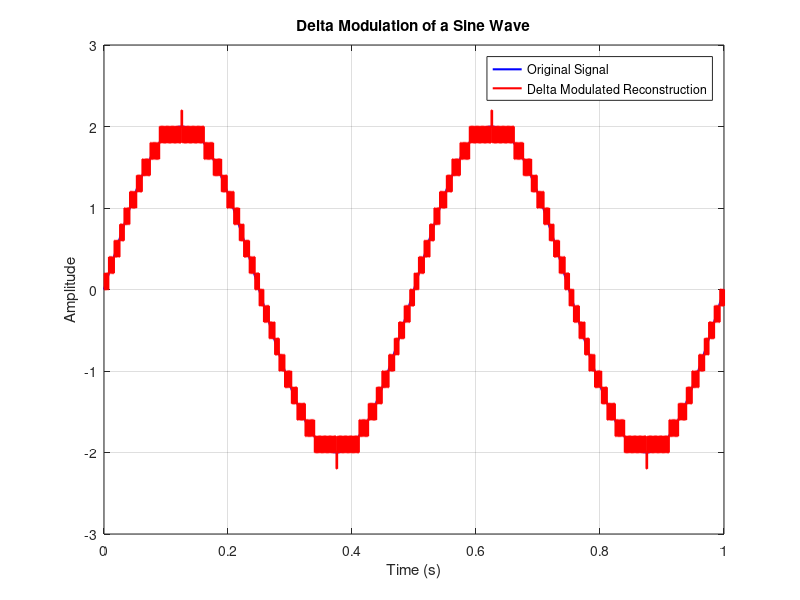

Source code (MATLAB):
clc;
clear;

% Parameters
fs = 1000;                    % Sampling frequency
t = 0:1/fs:1;     
Am =2;           % Time vector
x =  Am*sin(2*pi*2*t);           % Input signal (sine wave)
delta = 0.2;                 % Step size

% Initialization
x_dm = zeros(size(x));       % Delta modulated signal (reconstructed)
bitstream = zeros(size(x));  % Output bitstream (0 or 1)

for i = 2:length(x)
    if x(i) > x_dm(i-1)
        bitstream(i) = 1;
        x_dm(i) = x_dm(i-1) + delta;
    else
        bitstream(i) = 0;
        x_dm(i) = x_dm(i-1) - delta;
    end
end

% Plot input and reconstructed signal
figure;
plot(t, x, 'b', 'LineWidth', 1.5); hold on;
stairs(t, x_dm, 'r', 'LineWidth', 1.5);
xlabel('Time (s)');
ylabel('Amplitude');
title('Delta Modulation of a Sine Wave');
legend('Original Signal', 'Delta Modulated Reconstruction');
grid on;
